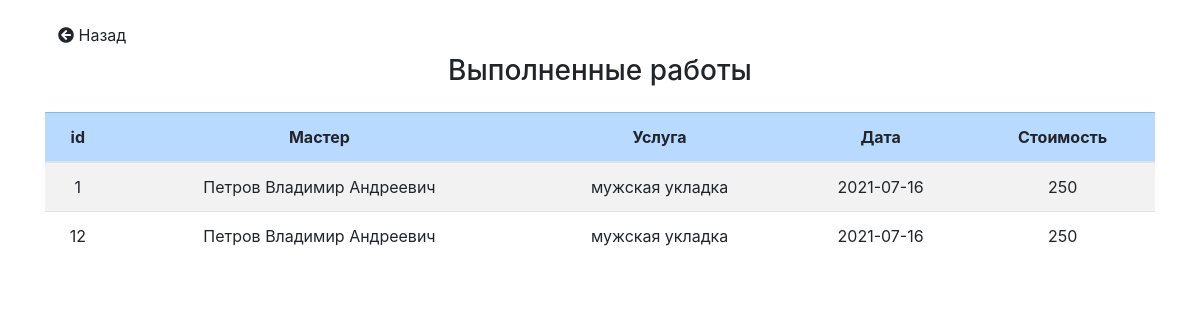
Screenshot of /working.php?master_id=0 with the database file from the repository.
### tables this page shows
CREATE TABLE work_accounting (
  id integer primary key,
  id_employees integer,
  id_service integer,
  date_of_recording date,
  start_work_time time null,
  end_work_time time null,
  work_state varchar(30) null default 'запланировано',
  client_surname varchar(40) null,
  client_name varchar(40) null,
  client_patronymic varchar(40) null,
  client_phone_number varchar(11) null,
  
  foreign key (id_employees) references employees (id),
  foreign key(id_service)  references service(id),
  
  check (work_state = 'в процессе работы' or work_state = 'запланировано' or work_state = 'завершено' or work_state = 'отмена')
);

CREATE TABLE service (
  id integer primary key,
  service_name varchar,
  price float,
  duration_of_service float
);

### public/working.php (the view, shortened to what this page needs)
<?php
include 'connection_with_base.php';
$id = $_GET['master_id'];
$query = "SELECT employees.id AS 'id',
employees.surname || ' ' || employees.name || ' ' || employees.patronymic AS 'master',
work_accounting.date_of_recording AS 'date',
service.service_name AS 'service_name',
service.price AS 'price',
work_accounting.id AS 'wid'
FROM work_accounting INNER JOIN employees
ON work_accounting.id_employees = employees.id
INNER JOIN service
ON work_accounting.id_service = service.id
WHERE employees.id = ?
";
$query = $pdo->prepare($query);
$query->execute([$id]);
$result = $query->fetchAll(); ?>
<!doctype html>
<html lang="en">
<head>
  <link rel="stylesheet" href="https://stackpath.bootstrapcdn.com/bootstrap/4.3.1/css/bootstrap.min.css">
  <link rel="stylesheet" type="text/css" href="https://cdnjs.cloudflare.com/ajax/libs/font-awesome/5.9.0/css/all.css">
</head>
<body>
  <div class="container">
    <div class="row">
      <div class="col-12">
        <a href="index.php"><button class="btn btn-submit mt-3"><i class="fa fa-arrow-circle-left"></i> Назад</button></a>
        <h3 class='headers mt'>Выполненные работы</h2>
          <table class="table table-striped table-hover mt-4 text-center">
            <thead class="table-primary">
              <th>id</th>
              <th>Мастер</th>
              <th>Услуга</th>
              <th>Дата</th>
              <th>Стоимость</th>
            </thead>
            <tbody>
              <?php foreach ($result as $value) { ?>
                <tr>
                  <td><?= $value['wid'] ?></td>
                  <td><?= $value['master'] ?></td>
                  <td><?= $value['service_name'] ?></td>
                  <td><?= $value['date'] ?></td>
                  <td><?= $value['price'] ?></td>
                </tr> <?php } ?>
            </tbody>
          </table>
      </div>
    </div>
  </div>
</body>
</html>

### public/working.php (style rules this page uses)
.headers { text-align: center; }

### rows the page displays
work_accounting: id "1", master "Петров Владимир Андреевич", id_service.service_name "мужская укладка", date_of_recording "2021-07-16", id_service.price "250"
work_accounting: id "12", master "Петров Владимир Андреевич", id_service.service_name "мужская укладка", date_of_recording "2021-07-16", id_service.price "250"
